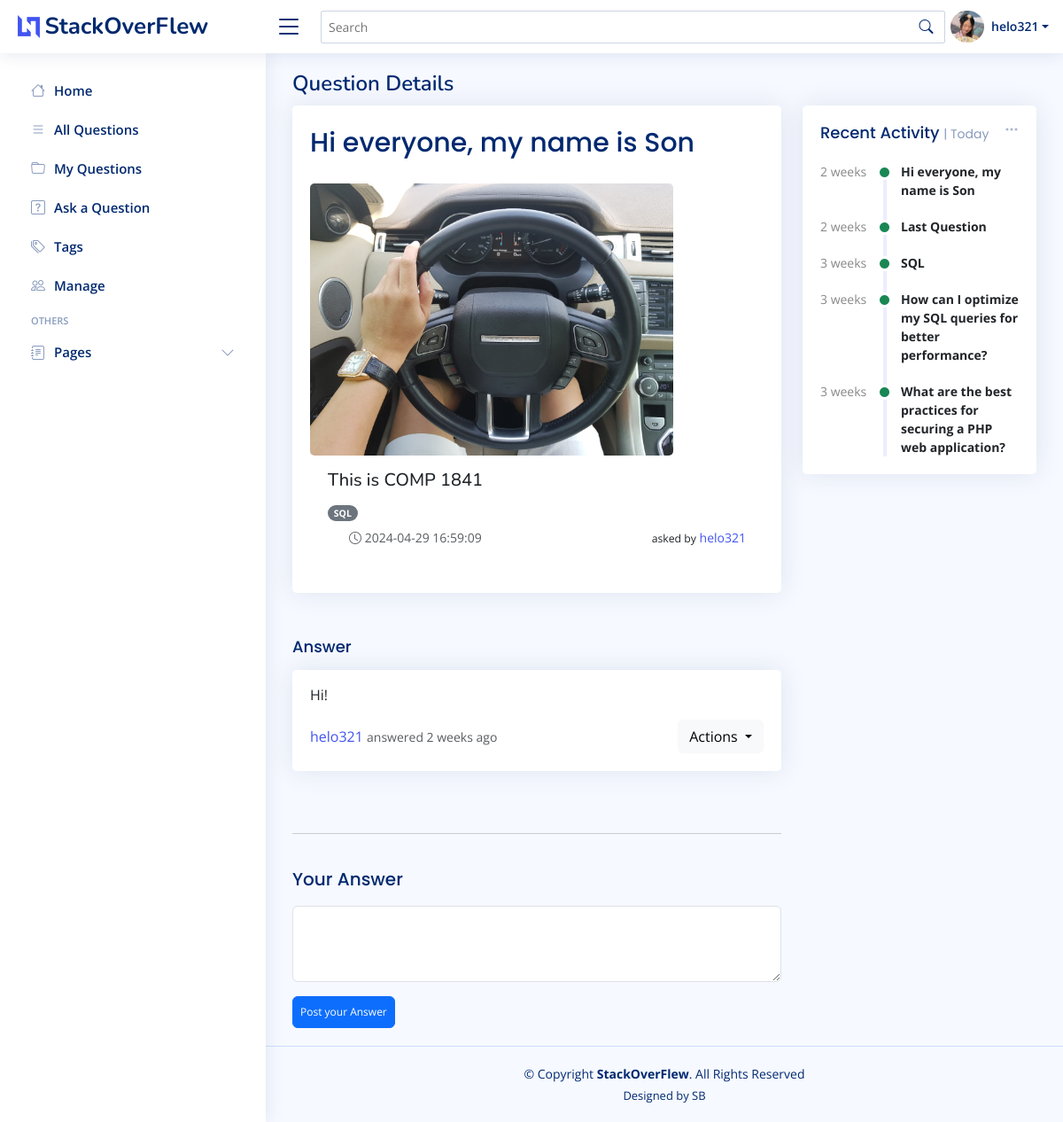
/read/questions.php?question_id=72 (signed in), run on the app's committed database.
### tables this page shows
CREATE TABLE `users` (
  `user_id` int(11) NOT NULL,
  `username` varchar(50) NOT NULL,
  `password` varchar(255) NOT NULL,
  `created_at` timestamp NOT NULL DEFAULT current_timestamp(),
  `fullName` varchar(255) DEFAULT NULL,
  `jobTitle` varchar(255) DEFAULT NULL,
  `about` text DEFAULT NULL,
  `company` varchar(255) DEFAULT NULL,
  `country` varchar(100) DEFAULT NULL,
  `address` varchar(255) DEFAULT NULL,
  `phone` varchar(20) DEFAULT NULL,
  `email` varchar(255) DEFAULT NULL,
  `twitterURL` varchar(255) DEFAULT NULL,
  `facebookURL` varchar(255) DEFAULT NULL,
  `instagramURL` varchar(255) DEFAULT NULL,
  `linkedinURL` varchar(255) DEFAULT NULL,
  `profile_image` varchar(255) DEFAULT NULL,
  `role_id` int(11) DEFAULT NULL
);

CREATE TABLE `questions` (
  `question_id` int(11) NOT NULL,
  `user_id` int(11) NOT NULL,
  `title` varchar(255) NOT NULL,
  `body` text NOT NULL,
  `question_image` varchar(255) DEFAULT NULL,
  `created_at` timestamp NOT NULL DEFAULT current_timestamp(),
  `views` int(11) DEFAULT 0,
  `tag_id` int(11) NOT NULL
);

CREATE TABLE `tags` (
  `tag_id` int(11) NOT NULL,
  `name` varchar(30) NOT NULL,
  `description` text DEFAULT NULL
);

CREATE TABLE `answers` (
  `answer_id` int(11) NOT NULL,
  `user_id` int(11) NOT NULL,
  `question_id` int(11) NOT NULL,
  `body` text NOT NULL,
  `created_at` timestamp NOT NULL DEFAULT current_timestamp()
);

### read/questions.php (called while the page is built, shortened)
<?php
include '../includes\db_connect.php';
include '../includes\functions.php';
try {
    $sql = "SELECT * FROM answers WHERE question_id = :question_id";
    $stmt = $pdo->prepare($sql);
    $stmt->bindParam(':question_id', $_GET['question_id'], PDO::PARAM_INT);
    $stmt->execute();
    $answers = $stmt->fetchAll(PDO::FETCH_ASSOC);
} catch (PDOException $e) {
    echo "Error: " . $e->getMessage();
}
if (isset($_GET['question_id'])) {
    $question_id = $_GET['question_id'];
    try {
        $sql = "SELECT * FROM questions WHERE question_id = :question_id";
        $stmt = $pdo->prepare($sql);
        $stmt->bindParam(':question_id', $question_id, PDO::PARAM_INT);
        $stmt->execute();
        $question = $stmt->fetch(PDO::FETCH_ASSOC);
        $title = 'Question Details';
        include '../templates\questions.html.php';
        $output = ob_get_clean();
    } catch (PDOException $e) {
        echo "Error: " . $e->getMessage();
    }
} else {
    echo "question ID not provided.";
}
include '../index.html.php';
?>

### includes/functions.php (called while the page is built, shortened)
<?php
function get_username_by_id($user_id)
{
    global $pdo;
    try {
        $sql = "SELECT username FROM users WHERE user_id = :user_id";
        $stmt = $pdo->prepare($sql);
        $stmt->bindParam(':user_id', $user_id, PDO::PARAM_INT);
        $stmt->execute();
        $user = $stmt->fetch(PDO::FETCH_ASSOC);
        if ($user) {
            return $user['username'];
        } else {
            return "User not found";
        }
    } catch (PDOException $e) {
        echo "Error: " . $e->getMessage();
        return null;
    }
}
if (isset($_GET['search_term']) && !empty($_GET['search_term'])) {
    $search_term = '%' . $_GET['search_term'] . '%';
    try {
        $sql = "SELECT *
                FROM questions
                WHERE title LIKE :search_term OR body LIKE :search_term LIKE :search_term";
        $stmt = $pdo->prepare($sql);
        $stmt->bindParam(':search_term', $search_term, PDO::PARAM_STR);
        $stmt->execute();
        $questions = $stmt->fetchAll(PDO::FETCH_ASSOC);
    } catch (PDOException $e) {
        echo "Error: " . $e->getMessage();
    }
} else {
    try {
        $sql = "SELECT * FROM questions";
        $stmt = $pdo->query($sql);
        $questions = $stmt->fetchAll(PDO::FETCH_ASSOC);
    } catch (PDOException $e) {
        echo "Error: " . $e->getMessage();
    }
}
function getUserProfileInfo($user_id)
{
    global $pdo;
    $query = "SELECT * FROM users WHERE user_id = :user_id";
    $stmt = $pdo->prepare($query);
    $stmt->execute(['user_id' => $user_id]);
    if ($stmt->rowCount() > 0) {
        $user_info = $stmt->fetch(PDO::FETCH_ASSOC);
        return $user_info;
    } else {
        return false;
    }
}
function calculateTimeLabel($created_at)
{
    $timestamp = strtotime($created_at);
    $now = time();
    $delta = abs($now - $timestamp);
    if ($delta < 60) {
        return "$delta sec";
    } else if ($delta < 3600) {
        $minutes = round($delta / 60);
        return "$minutes min";
    } else if ($delta < 86400) {
        $hours = round($delta / 3600);
        return "$hours hrs";
    } else if ($delta < 604800) {
        $days = round($delta / 86400);
        return "$days day";
    } else if ($delta < 2592000) {
        $weeks = round($delta / 604800);
        return "$weeks weeks";
    } else {
        $years = round($delta / 31536000);
        return "$years years";
    }
}
function sortQuestions($questions)
{
    usort($questions, function ($q1, $q2) {
        $timestamp1 = strtotime($q1['created_at']);
        $timestamp2 = strtotime($q2['created_at']);
        if ($timestamp1 === false || $timestamp2 === false) {
            return 0;
        } else {
            return $timestamp2 - $timestamp1;
        }
    });
    return $questions;
}
function getTagNameById($pdo, $tag_id) {
    $tag_sql = "SELECT name FROM tags WHERE tag_id = :tag_id";
    $tag_stmt = $pdo->prepare($tag_sql);
    $tag_stmt->bindParam(':tag_id', $tag_id, PDO::PARAM_INT);
    $tag_stmt->execute();
    $tag_name = $tag_stmt->fetch(PDO::FETCH_ASSOC)['name'];
    return $tag_name;
}
?>

### templates/questions.html.php (the view, shortened to what this page needs)
<div class="card top-selling overflow-auto">
    <div class="card-body pb-0">
        <p class="card-title" style="font-size: 30px">
            <?php echo $question['title']; ?>
        </p>
        <?php if (!empty($question['question_image'])) : ?>
            <img src="<?php echo $question['question_image']; ?>" class="img-fluid mb-3" alt="Question Image" style="max-width: 80%; height: auto;">
        <?php endif; ?>
        <div>
            <div class="card-body mb-4 shadow-mb">
                <div class="question-header">
                    <h5 class="question-title">
                        <p href="#" class="text-dark">
                            <?php echo $question['body']; ?>
                        </p>
                    </h5>
                    <div class="d-flex justify-content-between align-items-center">
                        <?php
                        $tag_name = getTagNameById($pdo, $question['tag_id']);
                        ?>
                        <span class="badge rounded-pill bg-secondary me-1">
                            <?php echo $tag_name; ?>
                        </span>
                    </div>
                </div>
                <div class="question-body mb-2 mt-2">
                    <div class="question-footer d-flex justify-content-between mt-2">
                        <a href="#" class="text-muted ms-4"><i class="bi bi-clock"></i>
                            <?php echo $question['created_at']; ?></a>
                        <div>
                            <small>asked by</small><a href="#">
                                <?php echo get_username_by_id($question['user_id']); ?></a>
                        </div>
                    </div>
                </div>
            </div>
        </div>
    </div>
</div>
<h5 class="card-title">Answer</h5>
<?php if (empty($answers)) : ?>
    <p>No answers yet, be the first one now!</p>
<?php else : ?>
    <?php foreach ($answers as $answer) : ?>
        <div class="card">
            <div class="card-body mt-3">
                <p class="card-text">
                    <?php echo $answer['body']; ?>
                </p>
                <div class="d-flex justify-content-between align-items-center">
                    <p class="card-text mb-0">
                        <a href=""><?php echo get_username_by_id($answer['user_id']); ?> </a>
                        <small class="text-muted">answered <?php echo calculateTimeLabel($answer['created_at']); ?> ago</small>
                    </p>
                    <?php if (isset($_SESSION['user_id']) && $answer['user_id'] == $_SESSION['user_id']) : ?>
                        <div class="dropdown">
                            <button class="btn btn-light dropdown-toggle" type="button" id="dropdownMenuButton" data-bs-toggle="dropdown" aria-expanded="false">
                                Actions
                            </button>
                        </div>
                    <?php endif; ?>
                </div>
            </div>
        </div>
        <br>
    <?php endforeach; ?>
<?php endif; ?>
<hr>
<form method="post" action="../create/answer.php">
    <div class="mb-3">
        <p class="card-title" style="font-size: 20px">Your Answer</p>
        <textarea class="form-control" id="exampleFormControlTextarea1" rows="3" name="body"></textarea>
    </div>
    <?php if (isset($_SESSION['user_id'])) : ?>
        <button type="submit" class="btn btn-primary" style="padding: 0.5rem 0.5rem; font-size: 0.75rem;">Post your
            Answer</button>
    <?php else : ?>
        <button type="submit" class="btn btn-primary" style="padding: 0.5rem 0.5rem; font-size: 0.75rem;" disabled>Post
            your Answer</button>
    <?php endif; ?>
</form>

### index.html.php (shortened to what this page needs)
<?php
if (!isset($_SESSION['user_id'])) {
  $user_id = null;
  $user_info = null;
  $userRole = null;
} else {
  $user_id = $_SESSION['user_id'];
  $user_info = getUserProfileInfo($user_id);
}
?>
<!DOCTYPE html>
<html lang="en">
<head>
  <link href="../assets/vendor/bootstrap/css/bootstrap.min.css" rel="stylesheet">
  <link href="../assets/vendor/bootstrap-icons/bootstrap-icons.css" rel="stylesheet">
  <link href="../assets/vendor/boxicons/css/boxicons.min.css" rel="stylesheet">
  <link href="../assets/vendor/quill/quill.snow.css" rel="stylesheet">
  <link href="../assets/vendor/quill/quill.bubble.css" rel="stylesheet">
  <link href="../assets/vendor/remixicon/remixicon.css" rel="stylesheet">
  <link href="../assets/vendor/simple-datatables/style.css" rel="stylesheet">
  <link href="../assets/css/style.css" rel="stylesheet">
</head>
<body>
  <header id="header" class="header fixed-top d-flex align-items-center">
    <div class="d-flex align-items-center justify-content-between">
      <a href="../index.php" class="logo d-flex align-items-center">
        <img src="../assets/img/logo.png" alt="">
        <span class="d-none d-lg-block">StackOverFlew</span>
      </a>
      <i class="bi bi-list toggle-sidebar-btn"></i>
    </div>
    <div class="search-bar">
      <form class="search-form d-flex align-items-center" method="GET" action="../read/question_lists.php">
        <input type="text" name="search_term" placeholder="Search" title="Enter search keyword" style="width: 800px;">
        <button type="submit" title="Search"><i class="bi bi-search"></i></button>
      </form>
    </div>
    <nav class="header-nav ms-auto">
      <ul class="d-flex align-items-center">
        <li class="nav-item dropdown pe-3">
          <?php if (isset($_SESSION['logged_in']) && $_SESSION['logged_in'] === true) : ?>
            <a class="nav-link nav-profile d-flex align-items-center pe-0" href="#" data-bs-toggle="dropdown">
              <?php
              if (!empty($user_info['profile_image'])) {
                echo '<img src="' . $user_info['profile_image'] . '" alt="Profile" class="rounded-circle">';
              } else {
                echo '<img src="../assets/img/profile/default_profile_image.jpg" alt="Profile" class="rounded-circle">';
              }
              ?>
              <span class="d-none d-md-block dropdown-toggle ps-2"><?php echo $user_info['username']; ?></span>
            </a>
          <?php endif; ?>
        </li>
      </ul>
    </nav>
  </header>
  <aside id="sidebar" class="sidebar">
    <ul class="sidebar-nav" id="sidebar-nav">
      <a class="nav-link collapsed" href="../index.php">
        <i class="bi bi-house"></i>
        <span>Home</span>
      </a>
      <a class="nav-link collapsed" href="../read/question_lists.php">
        <i class="bi bi-list"></i><span>All Questions</span><i class="bi bi-chevron ms-auto"></i>
      </a>
      <?php if (isset($_SESSION['logged_in']) && $_SESSION['logged_in'] === true) : ?>
        <a class="nav-link collapsed" href="../users/user_questions.php">
          <i class="bi bi-folder"></i><span>My Questions</span><i class="bi bi-chevron ms-auto"></i>
        </a>
      <?php endif; ?>
      <a class="nav-link collapsed" href="../create/ask_question.php">
        <i class="bi bi-question-square"></i><span>Ask a Question</span><i class="bi bi-chevron ms-auto"></i>
      </a>
      <a class="nav-link collapsed" href="../read/tags.php">
        <i class="bi bi-tags"></i><span>Tags</span><i class="bi bi-chevron ms-auto"></i>
      </a>
      <?php if ($user_info !== null && $user_info['role_id'] === 1) : ?>
        <a class="nav-link collapsed" href="../edit/manage.php">
          <i class="bi bi-people"></i><span>Manage</span><i class="bi bi-chevron ms-auto"></i>
        </a>
      <?php endif; ?>
      <li class="nav-heading">Others</li>
      <a class="nav-link collapsed" data-bs-target="#forms-nav" data-bs-toggle="collapse" href="#">
        <i class="bi bi-journal-text"></i><span>Pages</span><i class="bi bi-chevron-down ms-auto"></i>
      </a>
    </ul>
  </aside>
  <main id="main" class="main">
    <div class="pagetitle">
      <h1>
        <?= $title ?>
      </h1>
    </div>
    <section class="section dashboard">
      <div class="row">
        <div class="col-lg-8">
          <div class="row">
            <div class="col-12">
              <div>
                <?= $output ?>
              </div>
            </div>
          </div>
        </div>
        <div class="col-lg-4">
          <div class="card">
            <div class="filter">
              <a class="icon" href="#" data-bs-toggle="dropdown"><i class="bi bi-three-dots"></i></a>
            </div>
            <div class="card-body">
              <h5 class="card-title">Recent Activity <span>| Today</span></h5>
              <div class="activity">
                <?php
                $questions = sortQuestions($questions);
                $recentQuestions = array_slice($questions, 0, 5);
                foreach ($recentQuestions as $question) : ?>
                  <div class="activity-item d-flex">
                    <div class="activite-label"><?php echo calculateTimeLabel($question['created_at']); ?></div>
                    <i class='bi bi-circle-fill activity-badge text-success align-self-start'></i>
                    <div class="activity-content">
                      <a class="fw-bold text-dark" href="../read/questions.php?question_id=<?php echo $question['question_id']; ?>"><?php echo $question['title']; ?></a>
                    </div>
                  </div>
                <?php endforeach; ?>
              </div>
            </div>
          </div>
        </div>
      </div>
    </section>
  </main>
  <footer id="footer" class="footer">
    <div class="copyright">
      &copy; Copyright <strong><span>StackOverFlew</span></strong>. All Rights Reserved
    </div>
    <div class="credits">
      Designed by SB</a>
    </div>
  </footer>
</body>
</html>

### data on the page
users: profile_image (picture), username "helo321"
questions: title "Hi everyone, my name is Son", question_image (picture), body "This is COMP 1841", tag.name "SQL", created_at "2024-04-29 16:59:09", user.username "helo321", created_at "2 weeks"
answers: body "Hi!", user.username "helo321", created_at "2 weeks"
questions: created_at "2 weeks", title "Last Question"
questions: created_at "3 weeks", title "SQL"
questions: created_at "3 weeks", title "How can I optimize my SQL queries for better performance?"
questions: created_at "3 weeks", title "What are the best practices for securing a PHP web application?"

### other printed values
$title "Question Details"
